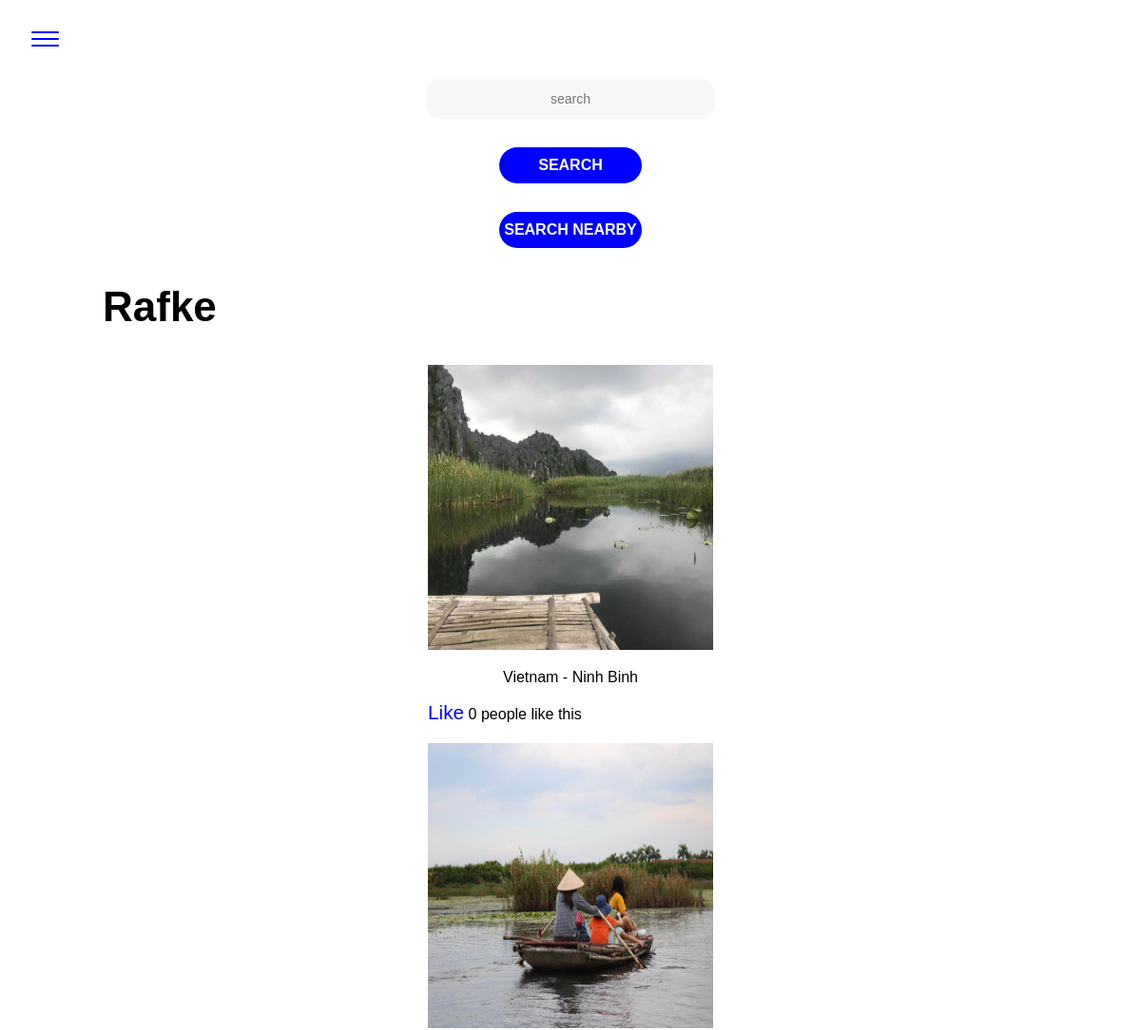
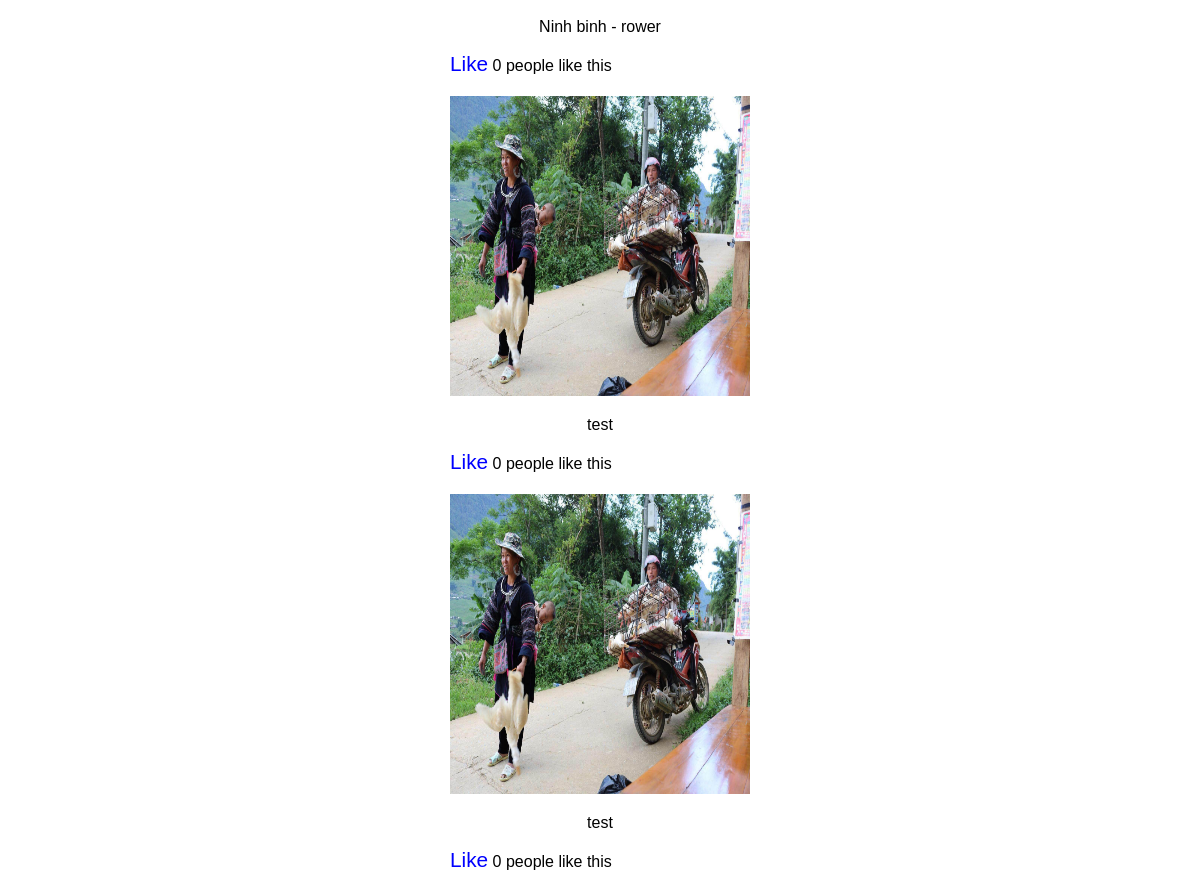
/profileFriends.php?id=20, run on the app's committed database (2 pictures, top to bottom).
### tables this page shows
CREATE TABLE `images` (
  `id` int(11) NOT NULL,
  `user_id` int(11) NOT NULL,
  `user_name` varchar(255) NOT NULL,
  `img_description` varchar(255) NOT NULL,
  `date_created` timestamp NOT NULL DEFAULT CURRENT_TIMESTAMP,
  `file_path` varchar(255) NOT NULL,
  `longitude` decimal(10,8) NOT NULL,
  `latitude` decimal(10,8) NOT NULL
);

### classes/Post.php (called while the page is built, shortened)
<?php
class Post
{
    public static function getPostsFromUser($userId)
    {
        $conn = Db::getInstance();
        $statement = $conn->prepare('SELECT * FROM images WHERE user_id = :userid');
        $statement->bindValue(':userid', $userId);
        $statement->execute();
        $result = $statement->fetchAll(PDO::FETCH_ASSOC);
        return $result;
    }
    public static function getUserInfo($userId)
    {
        $conn = Db::getInstance();
        $statement = $conn->prepare('SELECT * FROM images WHERE user_id = :userid');
        $statement->bindValue(':userid', $userId);
        $statement->execute();
        $result = $statement->fetch(PDO::FETCH_ASSOC);
        return $result;
    }
    public static function getLikeUser($userId)
    {
        $conn = Db::getInstance();
        $statement = $conn->prepare('select count(*) as count from likes where user_id = :userid');
        $statement->bindValue(':userid', $userId);
        $statement->execute();
        $result = $statement->fetch(PDO::FETCH_ASSOC);
        return $result['count'];
    }
}

### profileFriends.php (the view, shortened to what this page needs)
<?php
$userId = $_GET['id'];
$posts = Post::getPostsFromUser($userId);
$like = Post::getLikeUser($userId);
$info = Post::getUserInfo($userId);
?><!DOCTYPE html>
<html lang="en">
<head>
  <link rel="stylesheet" type="text/css" href="css/style.css">
</head>
<body>
  <?php include_once 'nav.inc.php'; ?>
  <h2 class="username"><?php echo $info['user_name']; ?></h2>
<?php foreach ($posts as $post):
  ?>
<div id="resultlist">
    <article class="center-div-image">
        <img src="<?php echo 'uploads/'.$post['file_path']; ?>" height=300 width=300 alt="">
        <p><?php echo $post['img_description']; ?></p>
        <div><a href="#" data-id="<?php echo $post['id']; ?>" class="like">Like</a> <span class='likes'><?php echo $like; ?></span> people like this </div>
    </article>
  </div>
<?php endforeach; ?>
</body>
</html>

### css/style.css (style rules this page uses)
body { font-family: 'Helvetica', sans-serif; font-size: 16px; }
h2 { font-size: 44px; margin-left: 100px; }
p { text-align: center; }
a { text-decoration: none; color: blue; opacity:1; font-size: 1.3em; font-weight: 400; transition: 200ms; }
span { text-align: center; }
.center-div-image { margin: 20px auto; width: 300px; }

### data on the page
images: user_name "Rafke", file_path (picture), img_description "Vietnam - Ninh Binh", like "0"
images: file_path (picture), img_description "Ninh binh - rower", like "0"
images: file_path (picture), img_description "test", like "0"
images: file_path (picture), img_description "test", like "0"
